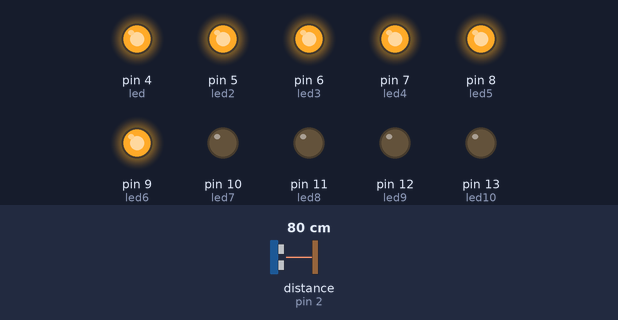
Bench run of a sketch on a simulated Arduino Uno, built with avr-gcc and run on an emulated ATmega328P. Shown: output pins drawn as LEDs (lit = HIGH). Wiring (inferred from the names in the program): ultrasonic range finder: trigger pin 3; echo pin 2. Inputs (shaded band) come from the test bench; at power-on: distance to the obstacle (sensor on pin 2) 80 cm. The echo pulse lasts 58.3 µs per cm; pins used as bus, display or sensor lines are not drawn.

Above: at 1.3 s.
1.4 s: distance to the obstacle (sensor on pin 2) set to 77 cm
2.9 s: distance to the obstacle (sensor on pin 2) set to 69 cm
At 3.8 s:
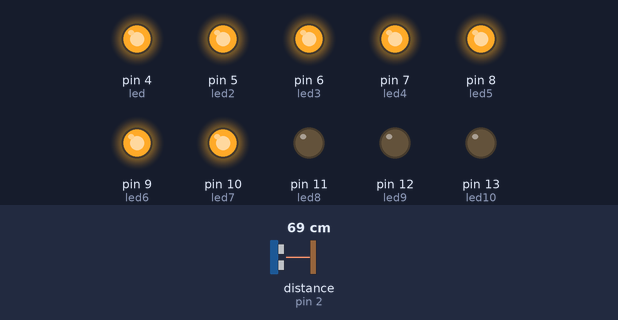
4.5 s: distance to the obstacle (sensor on pin 2) set to 2 cm
At 5.3 s:
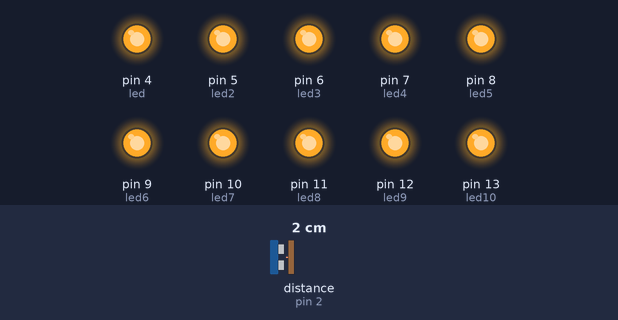
6.0 s: distance to the obstacle (sensor on pin 2) set to 28 cm
7.5 s: distance to the obstacle (sensor on pin 2) set to 33 cm
At 8.0 s:
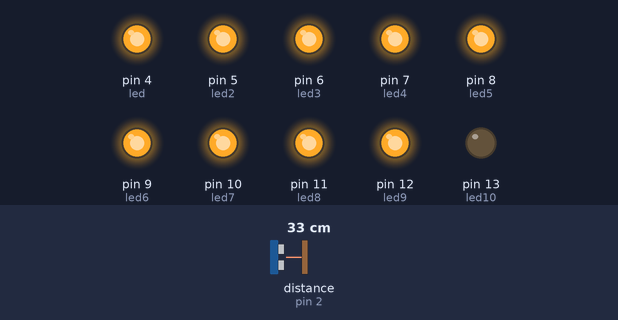
9.0 s: distance to the obstacle (sensor on pin 2) set to 4 cm
At 9.4 s:
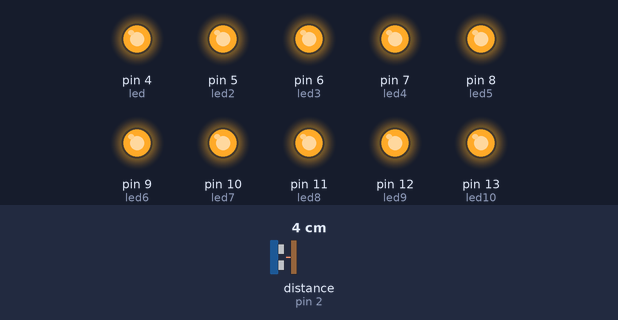
Timing chart, 0 to 11.5 s (numbered marks = the images above; inputs shaded):
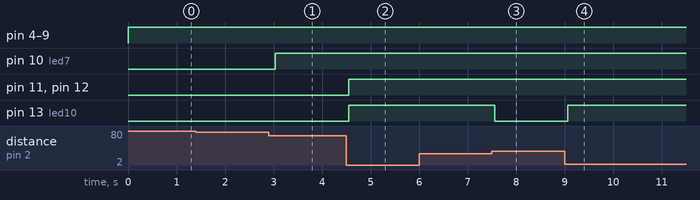

Measured:
- the behaviour switches between 75 and 74 cm on distance to the obstacle (sensor on pin 2) (found by bisection; images 0 and 1)
- the behaviour switches between 29 and 30 cm on distance to the obstacle (sensor on pin 2) (found by bisection; images 2 and 3)
- after the input at 1.4 s, every drawn part: stays the same
- after the input at 2.9 s, pin 10 (led7): LOW → HIGH after 0.14 s
- after the input at 4.5 s, pin 11 (led8), pin 12 (led9), pin 13 (led10): LOW → HIGH after 0.05 s
- after the input at 6.0 s, every drawn part: stays the same
- after the input at 7.5 s, pin 13 (led10): HIGH → LOW after 0.06 s
- after the input at 9.0 s, pin 13 (led10): LOW → HIGH after 0.06 s

The sketch:

bargraph.ino
```cpp
#define echoPin 2
#define trigPin 3
#define led 4
#define led2 5
#define led3 6
#define led4 7
#define led5 8
#define led6 9
#define led7 10
#define led8 11
#define led9 12
#define led10 13

void setup() {
  pinMode(trigPin, OUTPUT);
  pinMode(echoPin, INPUT);
  pinMode(led, OUTPUT);
  pinMode(led2, OUTPUT);
  pinMode(led3, OUTPUT);
  pinMode(led4, OUTPUT);
  pinMode(led5, OUTPUT);
  pinMode(led6, OUTPUT);
  pinMode(led7, OUTPUT);
  pinMode(led8, OUTPUT);
  pinMode(led9, OUTPUT);
  pinMode(led10, OUTPUT);
}

void loop() {
  long duration, distance;
  digitalWrite(trigPin, LOW);
  delayMicroseconds(2);
  digitalWrite(trigPin, HIGH);
  delayMicroseconds(10);
  digitalWrite(trigPin, LOW);
  duration = pulseIn(echoPin, HIGH);
  distance = (duration/2) / 29.1;


  if (distance < 165) digitalWrite(led, HIGH);
  else digitalWrite(led,LOW);

  if (distance < 150) digitalWrite(led2, HIGH);
  else digitalWrite(led2, LOW);

  if (distance < 135) digitalWrite(led3, HIGH);
  else digitalWrite(led3, LOW);

  if (distance < 120) digitalWrite(led4, HIGH);
  else digitalWrite(led4,LOW);

  if (distance < 105) digitalWrite(led5, HIGH);
  else digitalWrite(led5,LOW);

  if (distance < 90) digitalWrite(led6, HIGH);
  else digitalWrite(led6,LOW);

  if (distance < 75) digitalWrite(led7, HIGH);
  else digitalWrite(led7,LOW);

  if (distance < 60) digitalWrite(led8, HIGH);
  else digitalWrite(led8,LOW);

  if (distance < 45) digitalWrite(led9, HIGH);
  else digitalWrite(led9,LOW);

  if (distance < 30) digitalWrite(led10, HIGH);
  else digitalWrite(led10,LOW);

  delay(500);
}
```
